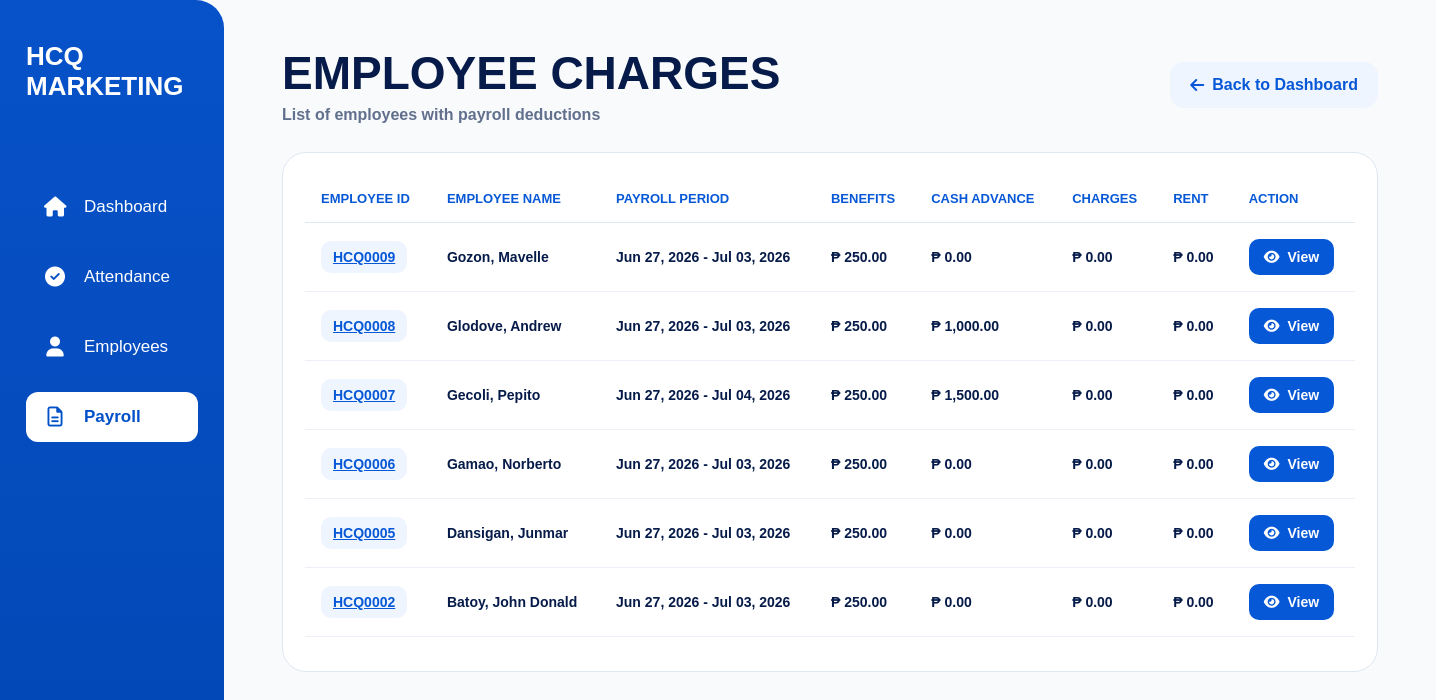
Screenshot of /charges/ with the database file from the repository.
### payroll/models.py (models this page shows, shortened)
class Payroll(models.Model):
    employee = models.ForeignKey(
        Employee,
        on_delete=models.CASCADE,
        related_name='payrolls'
    )
    start_date = models.DateField()
    end_date = models.DateField()
    total_payable_hours = models.DecimalField(
        max_digits=10,
        decimal_places=2,
        default=0
    )
    total_late_minutes = models.PositiveIntegerField(
        default=0
    )
    total_undertime_minutes = models.PositiveIntegerField(
        default=0
    )
    base_salary = models.DecimalField(
        max_digits=12,
        decimal_places=2,
        default=0
    )
    overtime_pay = models.DecimalField(
        max_digits=12,
        decimal_places=0,
        default=0
    )
    transportation_fee = models.DecimalField(
        max_digits=12,
        decimal_places=2,
        default=0
    )
    delivery_allowance = models.DecimalField(
        max_digits=12,
        decimal_places=2,
        default=0
    )
    benefits = models.DecimalField(
        max_digits=10,
        decimal_places=2,
        default=0
    )
    absent_deduction = models.DecimalField(
        max_digits=10,
        decimal_places=2,
        default=0
    )
    allowance = models.DecimalField(
        max_digits=10,
        decimal_places=2,
        default=0,
        blank=True,
        help_text='Manual allowance for this payroll period.'
    )
    cash_advance = models.DecimalField(
        max_digits=10,
        decimal_places=2,
        default=0,
        blank=True
    )
    charges = models.DecimalField(
        max_digits=10,
        decimal_places=2,
        default=0,
        blank=True
    )
    rent = models.DecimalField(
        max_digits=10,
        decimal_places=2,
        default=0,
        blank=True
    )
    remarks = models.TextField(
        blank=True,
        null=True
    )
    total_salary = models.DecimalField(
        max_digits=12,
        decimal_places=2,
        default=0
    )
    created_at = models.DateTimeField(
        auto_now_add=True
    )
    class Meta:
        ordering = [
            '-start_date',
            'employee__last_name'
        ]

### employees/models.py (models this page shows, shortened)
class Employee(models.Model):
    SALARY_TYPE_CHOICES = (
        ("daily", "Daily"),
        ("hourly", "Hourly"),
    )
    EMPLOYMENT_STATUS_CHOICES = (
        ("ACTIVE", "Active"),
        ("RESIGNED", "Resigned"),
        ("MIA", "MIA"),
        ("TERMINATED", "Terminated"),
    )
    BLOOD_TYPE_CHOICES = (
        ("A+", "A+"),
        ("A-", "A-"),
        ("B+", "B+"),
        ("B-", "B-"),
        ("AB+", "AB+"),
        ("AB-", "AB-"),
        ("O+", "O+"),
        ("O-", "O-"),
    )
    employee_id = models.CharField(
        max_length=10,
        unique=True,
        editable=False,
    )
    first_name = models.CharField(max_length=100)
    middle_initial = models.CharField(
        max_length=50,
        blank=True,
        null=True,
    )
    last_name = models.CharField(max_length=100)
    date_of_birth = models.DateField(
        blank=True,
        null=True,
    )
    citizenship = models.CharField(
        max_length=100,
        blank=True,
        null=True,
    )
    address = models.CharField(
        max_length=255,
        blank=True,
        null=True,
    )
    contact_number = models.CharField(
        max_length=50,
        blank=True,
        null=True,
    )
    spouse_name = models.CharField(
        max_length=100,
        blank=True,
        null=True,
    )
    spouse_contact_number = models.CharField(
        max_length=50,
        blank=True,
        null=True,
    )
    blood_type = models.CharField(
        max_length=3,
        choices=BLOOD_TYPE_CHOICES,
        blank=True,
        null=True,
    )
    emergency_contact_name = models.CharField(
        max_length=100,
        blank=True,
        null=True,
    )
    emergency_relationship = models.CharField(
        max_length=100,
        blank=True,
        null=True,
    )
    emergency_contact_number = models.CharField(
        max_length=50,
        blank=True,
        null=True,
    )
    emergency_address = models.CharField(
        max_length=255,
        blank=True,
        null=True,
    )
    elementary = models.CharField(
        max_length=255,
        blank=True,
        null=True,
    )
    elementary_year = models.CharField(
        max_length=50,
        blank=True,
        null=True,
    )
    high_school = models.CharField(
        max_length=255,
        blank=True,
        null=True,
    )
    high_school_year = models.CharField(
        max_length=50,
        blank=True,
        null=True,
    )
    college = models.CharField(
        max_length=255,
        blank=True,
        null=True,
    )
    college_year = models.CharField(
        max_length=50,
        blank=True,
        null=True,
    )
    company_1 = models.CharField(
        max_length=255,
        blank=True,
        null=True,
    )
    company_address_1 = models.CharField(
        max_length=255,
        blank=True,
        null=True,
    )
    occupation_1 = models.CharField(
        max_length=100,
        blank=True,
        null=True,
    )
    years_1 = models.CharField(
        max_length=50,
        blank=True,
        null=True,
    )
    company_2 = models.CharField(
        max_length=255,
        blank=True,
        null=True,
    )
    company_address_2 = models.CharField(
        max_length=255,
        blank=True,
        null=True,
    )
    occupation_2 = models.CharField(
        max_length=100,
        blank=True,
        null=True,
    )
    years_2 = models.CharField(
        max_length=50,
        blank=True,
        null=True,
    )
    company_3 = models.CharField(
        max_length=255,
        blank=True,
        null=True,
    )
    company_address_3 = models.CharField(
        max_length=255,
        blank=True,
        null=True,
    )
    occupation_3 = models.CharField(
        max_length=100,
        blank=True,
        null=True,
    )
    years_3 = models.CharField(
        max_length=50,
        blank=True,
        null=True,
    )
    reference_name_1 = models.CharField(
        max_length=100,
        blank=True,
        null=True,
    )
    reference_occupation_1 = models.CharField(
        max_length=100,
        blank=True,
        null=True,
    )
    reference_contact_1 = models.CharField(
        max_length=50,
        blank=True,
        null=True,
    )
    reference_name_2 = models.CharField(
        max_length=100,
        blank=True,
        null=True,
    )
    reference_occupation_2 = models.CharField(
        max_length=100,
        blank=True,
        null=True,
    )
    reference_contact_2 = models.CharField(
        max_length=50,
        blank=True,
        null=True,
    )
    reference_name_3 = models.CharField(
        max_length=100,
        blank=True,
        null=True,
    )
    reference_occupation_3 = models.CharField(
        max_length=100,
        blank=True,
        null=True,
    )
    reference_contact_3 = models.CharField(
        max_length=50,
        blank=True,
        null=True,
    )
    sss_number = models.CharField(
        max_length=100,
        blank=True,
        null=True,
    )
    sss_file = models.FileField(
        upload_to="government_documents/sss/",
        blank=True,
        null=True,
    )
    philhealth_number = models.CharField(
        max_length=100,
        blank=True,
        null=True,
    )
    philhealth_file = models.FileField(
        upload_to="government_documents/philhealth/",
        blank=True,
        null=True,
    )
    tin_number = models.CharField(
        max_length=100,
        blank=True,
        null=True,
    )
    tin_file = models.FileField(
        upload_to="government_documents/tin/",
        blank=True,
        null=True,
    )
    pagibig_number = models.CharField(
        max_length=100,
        blank=True,
        null=True,
    )
    pagibig_file = models.FileField(
        upload_to="government_documents/pagibig/",
        blank=True,
        null=True,
    )
    nbi_clearance_number = models.CharField(
        max_length=100,
        blank=True,
        null=True,
    )
    nbi_clearance_file = models.FileField(
        upload_to="government_documents/nbi/",
        blank=True,
        null=True,
    )
    barangay_clearance_number = models.CharField(
        max_length=100,
        blank=True,
        null=True,
    )
    barangay_clearance_file = models.FileField(
        upload_to="government_documents/barangay/",
        blank=True,
        null=True,
    )
    drivers_license_number = models.CharField(
        max_length=100,
        blank=True,
        null=True,
    )
    drivers_license_file = models.FileField(
        upload_to="government_documents/drivers_license/",
        blank=True,
        null=True,
    )
    position = models.CharField(
        max_length=100,
    )
    employment_status = models.CharField(
        max_length=20,
        choices=EMPLOYMENT_STATUS_CHOICES,
        default="ACTIVE",
        db_index=True,
    )
    employment_remarks = models.TextField(
        blank=True,
        null=True,
    )
    salary_type = models.CharField(
        max_length=10,
        choices=SALARY_TYPE_CHOICES,
        default="daily",
    )
    rate = models.DecimalField(
        max_digits=10,
        decimal_places=2,
    )
    benefits = models.DecimalField(
        max_digits=10,
        decimal_places=2,
        default=0,
    )
    date_started = models.DateField(
        blank=True,
        null=True,
    )
    photo = models.ImageField(
        upload_to="employee_photos/",
        blank=True,
        null=True,
    )
    qr_code = models.ImageField(
        upload_to="employee_qrcodes/",
        blank=True,
        null=True,
    )
    resume = models.FileField(
        upload_to="employee_resumes/",
        blank=True,
        null=True,
    )
    class Meta:
        ordering = ("employee_id",)
        indexes = [
            models.Index(fields=("last_name", "first_name")),
        ]

### dashboard/views.py (the view)
# urls.py: path("charges/", views.charges_page_view, name="charges-page"),
def charges_page_view(request):
    charges = Payroll.objects.filter(
        benefits__gt=0
    ) | Payroll.objects.filter(
        cash_advance__gt=0
    ) | Payroll.objects.filter(
        charges__gt=0
    ) | Payroll.objects.filter(
        rent__gt=0
    )
    charges = charges.select_related(
        "employee"
    ).order_by(
        "-id"
    )
    return render(
        request,
        "dashboard/charges_page.html",
        {
            "charges": charges,
        }
    )

### dashboard/templates/dashboard/charges_page.html (shortened to what this page needs)
{% load static %}
{% load humanize %}
<!DOCTYPE html>
<html lang="en">
<head>
<link rel="stylesheet" href="{% static 'dashboard/dashboard.css' %}">
<link rel="stylesheet" href="https://cdnjs.cloudflare.com/ajax/libs/font-awesome/6.5.1/css/all.min.css">
</head>
<body>
<div class="modern-page">
<aside class="modern-sidebar">
    <div class="modern-logo">
        HCQ <br> MARKETING
    </div>
    <nav class="modern-menu">
        <a href="/dashboard/">
            <i class="fa-solid fa-house"></i>
            <span>Dashboard</span>
        </a>
        <a href="/attendance-page/">
            <i class="fa-solid fa-circle-check"></i>
            <span>Attendance</span>
        </a>
        <a href="/employees-page/">
            <i class="fa-solid fa-user"></i>
            <span>Employees</span>
        </a>
        <a href="/payroll-page/" class="active">
            <i class="fa-regular fa-file-lines"></i>
            <span>Payroll</span>
        </a>
    </nav>
</aside>
<main class="modern-content">
    <div class="charges-header">
        <div>
            <h1 class="charges-title">EMPLOYEE CHARGES</h1>
            <p>List of employees with payroll deductions</p>
        </div>
        <a href="/dashboard/" class="back-btn">
            <i class="fa-solid fa-arrow-left"></i>
            Back to Dashboard
        </a>
    </div>
    <div class="charges-card">
        <div class="charges-table-wrapper">
            <table class="charges-table">
                <thead>
                    <tr>
                        <th>Employee ID</th>
                        <th>Employee Name</th>
                        <th>Payroll Period</th>
                        <th>Benefits</th>
                        <th>Cash Advance</th>
                        <th>Charges</th>
                        <th>Rent</th>
                        <th>Action</th>
                    </tr>
                </thead>
                <tbody>
                    {% for payroll in charges %}
                    <tr>
                        <td>
                            <a href="{% url 'view-payroll' payroll.id %}" class="employee-id">
                                {{ payroll.employee.employee_id }}
                            </a>
                        </td>
                        <td>
                            <a href="{% url 'view-payroll' payroll.id %}" class="employee-name-link">
                                {{ payroll.employee.last_name }},
                                {{ payroll.employee.first_name }}
                            </a>
                        </td>
                        <td>
                            <a href="{% url 'view-payroll' payroll.id %}" class="payroll-period-link">
                                {{ payroll.start_date|date:"M d, Y" }}
                                -
                                {{ payroll.end_date|date:"M d, Y" }}
                            </a>
                        </td>
                        <td class="amount">
                            ₱ {{ payroll.benefits|floatformat:2|intcomma }}
                        </td>
                        <td class="amount">
                            ₱ {{ payroll.cash_advance|floatformat:2|intcomma }}
                        </td>
                        <td class="amount">
                            ₱ {{ payroll.charges|floatformat:2|intcomma }}
                        </td>
                        <td class="amount">
                            ₱ {{ payroll.rent|floatformat:2|intcomma }}
                        </td>
                        <td>
                            <a href="{% url 'view-payroll' payroll.id %}" class="view-payroll-btn">
                                <i class="fa-solid fa-eye"></i>
                                View
                            </a>
                        </td>
                    </tr>
                    {% empty %}
                    <tr>
                        <td colspan="8" class="empty-row">
                            No employee charges found.
                        </td>
                    </tr>
                    {% endfor %}
                </tbody>
            </table>
        </div>
    </div>
</main>
</div>
</body>
</html>

### rows the page displays
Payroll: employee.employee_id "HCQ0009", employee.last_name "Gozon", employee.first_name "Mavelle", start_date "Jun 27, 2026", end_date "Jul 03, 2026", benefits "250.00", cash_advance "0.00", charges "0.00", rent "0.00"
Payroll: employee.employee_id "HCQ0008", employee.last_name "Glodove", employee.first_name "Andrew", start_date "Jun 27, 2026", end_date "Jul 03, 2026", benefits "250.00", cash_advance "1,000.00", charges "0.00", rent "0.00"
Payroll: employee.employee_id "HCQ0007", employee.last_name "Gecoli", employee.first_name "Pepito", start_date "Jun 27, 2026", end_date "Jul 04, 2026", benefits "250.00", cash_advance "1,500.00", charges "0.00", rent "0.00"
Payroll: employee.employee_id "HCQ0006", employee.last_name "Gamao", employee.first_name "Norberto", start_date "Jun 27, 2026", end_date "Jul 03, 2026", benefits "250.00", cash_advance "0.00", charges "0.00", rent "0.00"
Payroll: employee.employee_id "HCQ0005", employee.last_name "Dansigan", employee.first_name "Junmar", start_date "Jun 27, 2026", end_date "Jul 03, 2026", benefits "250.00", cash_advance "0.00", charges "0.00", rent "0.00"
Payroll: employee.employee_id "HCQ0002", employee.last_name "Batoy", employee.first_name "John Donald", start_date "Jun 27, 2026", end_date "Jul 03, 2026", benefits "250.00", cash_advance "0.00", charges "0.00", rent "0.00"
